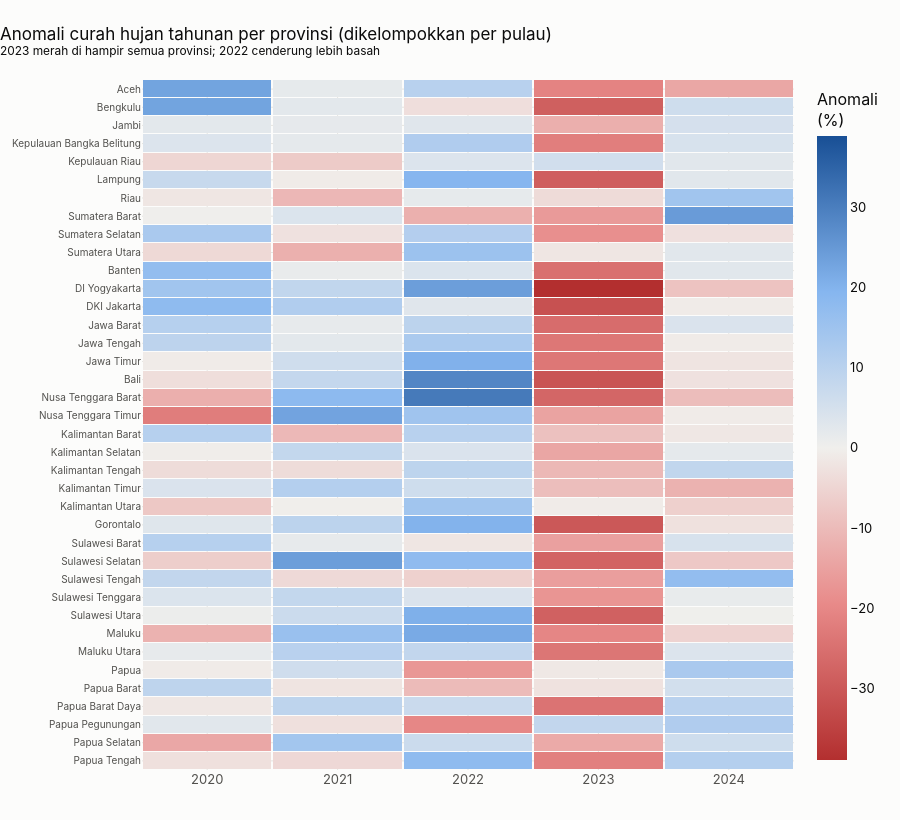

Notebook code cell kept with this figure:
### Code cell
# Visualisasi 4: heatmap anomali (divergen merah-abu-biru, titik tengah 0%)
urut_prov = (
    anomali.with_columns(pl.col("pulau").cast(pl.Enum(URUTAN_PULAU)))
    .sort("pulau", "provinsi").get_column("provinsi").unique(maintain_order=True).to_list()
)
mat = anomali.pivot(on="tahun", index="provinsi", values="anomali_persen", sort_columns=True)
mat = pl.DataFrame({"provinsi": urut_prov}).join(mat, on="provinsi", how="left")
z = mat.drop("provinsi").to_numpy()
batas = float(abs(z).max())
fig4 = go.Figure(
    go.Heatmap(
        z=z, x=[str(c) for c in mat.columns[1:]], y=mat["provinsi"].to_list(),
        colorscale=DIVERGEN_HUJAN, zmid=0, zmin=-batas, zmax=batas, xgap=2, ygap=1,
        colorbar=dict(title="Anomali<br>(%)"),
        hovertemplate="<b>%{y}</b> · %{x}<br>%{z:+.1f}% dari rata-rata<extra></extra>",
    )
)
fig4.update_layout(
    title="Anomali curah hujan tahunan per provinsi (dikelompokkan per pulau)<br>"
          "<sup>2023 merah di hampir semua provinsi; 2022 cenderung lebih basah</sup>",
    yaxis=dict(autorange="reversed", tickfont=dict(size=10)), height=820,
)
simpan(fig4, "04_heatmap_anomali_hujan")
fig4.show()

### Figure 1 — Plotly figure (JSON) as saved in the notebook; plotly's stock layout.template omitted (floating-point values rounded to 4 significant figures; data arrays with more than 128 entries replaced by an {"elided": "..."} marker saying what was removed)
{"data": [{"colorbar": {"title": {"text": "Anomali<br>(%)"}}, "colorscale": [[0.0, "#b32f2f"], [0.25, "#e88a89"], [0.5, "#f0efec"], [0.75, "#86b6ef"], [1.0, "#184f95"]], "hovertemplate": "<b>%{y}</b> · %{x}<br>%{z:+.1f}% dari rata-rata<extra></extra>", "type": "heatmap", "x": ["2020", "2021", "2022", "2023", "2024"], "xgap": 2, "y": ["Aceh", "Bengkulu", "Jambi", "Kepulauan Bangka Belitung", "Kepulauan Riau", "Lampung", "Riau", "Sumatera Barat", "Sumatera Selatan", "Sumatera Utara", "Banten", "DI Yogyakarta", "DKI Jakarta", "Jawa Barat", "Jawa Tengah", "Jawa Timur", "Bali", "Nusa Tenggara Barat", "Nusa Tenggara Timur", "Kalimantan Barat", "Kalimantan Selatan", "Kalimantan Tengah", "Kalimantan Timur", "Kalimantan Utara", "Gorontalo", "Sulawesi Barat", "Sulawesi Selatan", "Sulawesi Tengah", "Sulawesi Tenggara", "Sulawesi Utara", "Maluku", "Maluku Utara", "Papua", "Papua Barat", "Papua Barat Daya", "Papua Pegunungan", "Papua Selatan", "Papua Tengah"], "ygap": 1, "z": {"elided": "38x5 float values"}, "zmax": 38.9, "zmid": 0, "zmin": -38.9}], "layout": {"height": 820, "title": {"text": "Anomali curah hujan tahunan per provinsi (dikelompokkan per pulau)<br><sup>2023 merah di hampir semua provinsi; 2022 cenderung lebih basah</sup>"}, "yaxis": {"autorange": "reversed", "tickfont": {"size": 10}}}}
